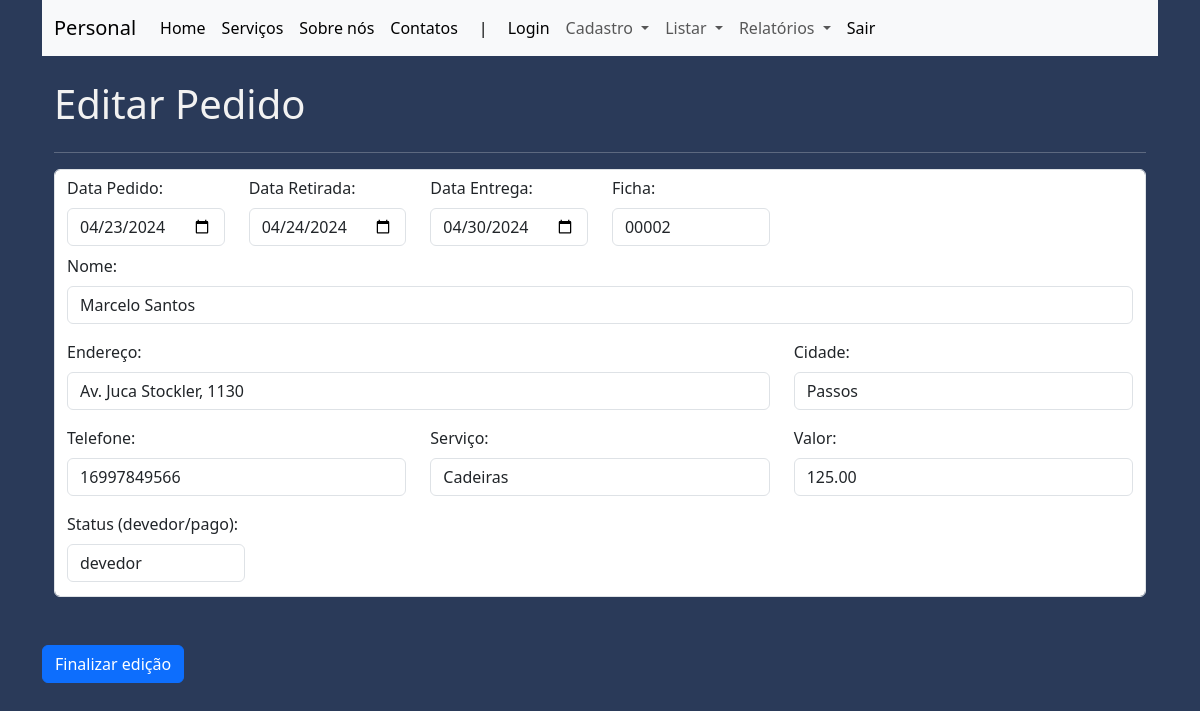
Page /editar_pedido/3 on the earlier database version.
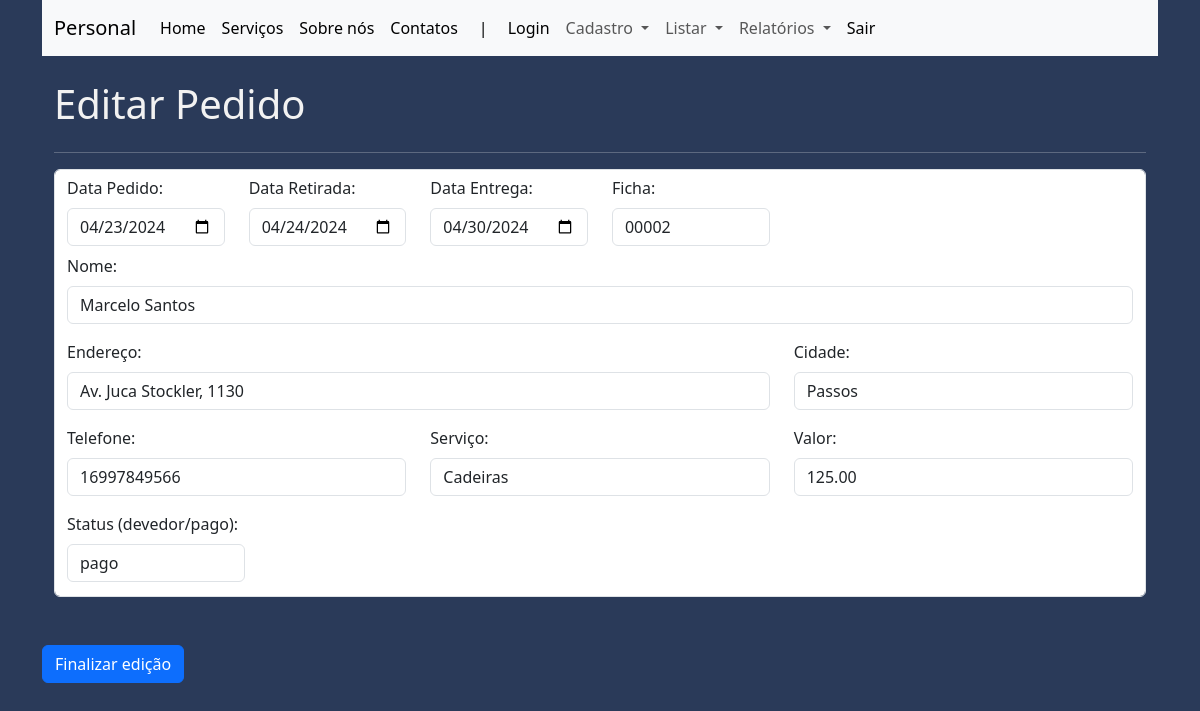
Same page on the later database version.
### app.py (models this page shows)
class Product(db.Model):
    __tablename__ = "pedido"
    id_pedido = db.Column(db.Integer, primary_key=True)
    data_pedido = db.Column(db.String(30))
    data_retirada = db.Column(db.String(30))
    data_entrega = db.Column(db.String(30))
    id_ficha = db.Column(db. String(30))
    nome = db.Column(db.String(200), nullable=False)
    endereco = db.Column(db.String(250))
    cidade = db.Column(db.String(50))
    telefone = db.Column(db.String(100), nullable=False)
    servico = db.Column(db.String(100))
    valor = db.Column(db.String(30))
    status = db.Column(db.String(30))
    deletar = db.Column(db.String(5))

### app.py (the view)
@app.route("/editar_pedido/<int:id_pedido>", methods=["GET", "POST"])
def editar_pedido(id_pedido):
    if request.method == "POST":
        dados_editados = request.form
        pedido = db.session.execute(db.select(Product).filter(Product.id_pedido == id_pedido)).scalar()
        pedido.data_pedido = dados_editados["data_pedido"]
        pedido.data_retirada = dados_editados["data_retirada"]
        pedido.data_entrega = dados_editados["data_entrega"]
        pedido.id_ficha = dados_editados["id_ficha"]
        pedido.nome = dados_editados["nome"]
        pedido.endereco = dados_editados["endereco"]
        pedido.cidade = dados_editados["cidade"]
        pedido.telefone = dados_editados["telefone"]
        pedido.servico = dados_editados["servico"]
        pedido.valor = dados_editados["valor"]
        pedido.status = dados_editados["status"]
        db.session.commit()
        return redirect("/listar_pedidos")
    else:
        pedido_editado = db.session.execute(db.select(Product).filter(Product.id_pedido == id_pedido)).scalar()
        return render_template('editar_pedido.html', pedido=pedido_editado)

### app.py (called while the page is built)
@app.before_request
def verificar_autenticacao():
    endpoints_protegidos = ["/cadastrar_pedido",
                            "/listar_pedidos",
                            "/cadastrar_despesas",
                            "/listar_despesas",
                            "/search_e",
                            "/search_p",
                            "/search_r",
                            "/search_d",]
    if request.path in endpoints_protegidos:
        if not session.get('logged_in'):
            return redirect("/erro_pagina_403")

### templates/editar_pedido.html (shortened to what the changed rows need)
{% extends 'base.html' %}
{% block main %}
<div class="container">
    <br>
    <div class="d-flex justifu-content-center">
        <h1>Editar Pedido</h1>
    </div>
    <form action="{{url_for('editar_pedido', id_pedido=pedido.id_pedido)}}" class="form-control" method="post">
        <div class="row">
            <div class="col-md-2">
                <div class="mb-2">
                    <label for="exampleFormControlInput1" class="form-label">Data Pedido: </label>
                    <input type="date" class="form-control" name="data_pedido" placeholder="dia/mês/ano"
                        value="{{pedido.data_pedido}}" required>
                </div>
            </div>
            <div class="col-md-2">
                <div class="mb-2">
                    <label for="exampleFormControlInput1" class="form-label">Data Retirada: </label>
                    <input type="date" class="form-control" name="data_retirada" placeholder="dia/mês/ano"
                        value="{{pedido.data_retirada}}">
                </div>
            </div>
            <div class="col-md-2">
                <div class="mb-2">
                    <label for="exampleFormControlInput1" class="form-label">Data Entrega: </label>
                    <input type="date" class="form-control" name="data_entrega" placeholder="dia/mês/ano"
                        value="{{pedido.data_entrega}}">
                </div>
            </div>
            <div class="col-md-2">
                <div class="mb-2">
                    <label for="exampleFormControlInput1" class="form-label">Ficha: </label>
                    <input type="text" class="form-control" name="id_ficha" placeholder="Ficha número"
                            value="{{pedido.id_ficha}}">
                </div>
            </div>
        </div>
        <div class="mb-3">
            <label for="exampleFormControlInput1" class="form-label">Nome: </label>
            <input type="text" class="form-control" name="nome" value="{{pedido.nome}}" required>
        </div>
        <div class="row">
            <div class="col-md-8">
                <div class="mb-3">
                    <label for="exampleFormControlInput1" class="form-label">Endereço: </label>
                    <input type="text" class="form-control" name="endereco" value="{{pedido.endereco}}" placeholder="" required>
                </div>
            </div>
            <div class="col-md-4">
                <div class="mb-3">
                    <label for="exampleFormControlInput1" class="form-label">Cidade: </label>
                    <input type="text" class="form-control" name="cidade" value="{{pedido.cidade}}" placeholder="">
                </div>
            </div>
        </div>
        <div class="row">
            <div class="col-md-4">
                <div class="mb-3">
                    <label for="exampleFormControlInput1" class="form-label">Telefone: </label>
                    <input type="text" class="form-control" name="telefone" placeholder=""
                        value="{{pedido.telefone}}" required>
                </div>
            </div>
            <div class="col-md-4">
                <div class="mb-3">
                    <label for="exampleFormControlInput1" class="form-label">Serviço: </label>
                    <input type="text" class="form-control" name="servico" placeholder=""
                        value="{{pedido.servico}}">
                </div>
            </div>
            <div class="col-md-4">
                <div class="mb-3">
                    <label for="exampleFormControlInput1" class="form-label">Valor: </label>
                    <input type="text" class="form-control" name="valor" placeholder=""
                            value="{{pedido.valor}}">
                </div>
            </div>
        </div>
            <div class="col-md-2">
                <div class="mb-2">
                    <label for="exampleFormControlInput1" class="form-label">Status (devedor/pago): </label>
                    <input type="text" class="form-control" name="status" placeholder="devedor/pago"
                            value="{{pedido.status}}">
                </div>
            </div>
        </div>
        <br>
        <br>
</div>
<br>
{% endblock %}

Differences in the rows shown:
changed Product "Marcelo Santos": status "devedor" → "pago"
